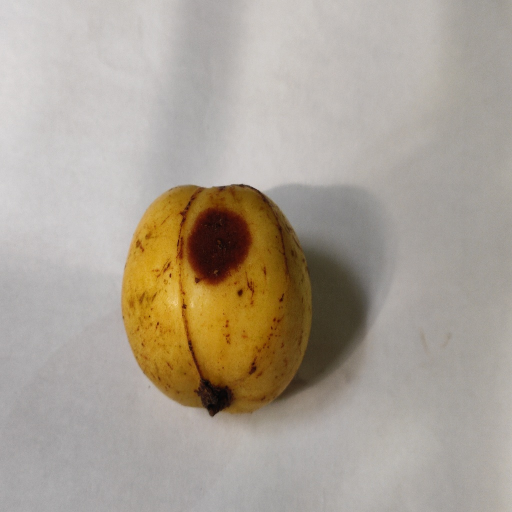
#> input picture BalancedDataset/Guava/Defect/Guava_Defect_001.jpg, 1024 x 1024 px (shown at 1/2 size); its folder holds only this picture in this run
$ python batch_damage_percentage.py
#> lines starting #> are read from the running program, lines starting #| are printed output that depends on the picture; after the words box and inside, x2 and y2 are one past the last pixel; in counts of white or black regions, pixels touching at a corner belong together
### src/blemish_detection/fruit_mask.py
import cv2
import numpy as np


def create_banana_mask(image):
    hsv = cv2.cvtColor(
        image,
        cv2.COLOR_BGR2HSV
    )

    lower_banana = np.array([0, 30, 15])
    upper_banana = np.array([50, 255, 255])

    banana_mask = cv2.inRange(
        hsv,
        lower_banana,
        upper_banana
    )

    return banana_mask

### src/blemish_detection/colour_segmentation.py
import cv2
import numpy as np


def colour_segmentation(image, banana_mask):
    hsv = cv2.cvtColor(
        image,
        cv2.COLOR_BGR2HSV
    )

    lower_blemish = np.array([0, 120, 15])
    upper_blemish = np.array([19, 255, 145])

    colour_mask = cv2.inRange(
        hsv,
        lower_blemish,
        upper_blemish
    )

    blemish_mask = cv2.bitwise_and(
        colour_mask,
        banana_mask
    )

    return blemish_mask

### src/blemish_detection/batch_damage_percentage.py
import cv2
import csv
from pathlib import Path

from fruit_mask import create_banana_mask
from colour_segmentation import colour_segmentation


PROJECT_ROOT = Path(__file__).resolve().parents[2]

image_folder = (
    PROJECT_ROOT
    / "data"
    / "quality"
    / "defect"
)

results_folder = (
    PROJECT_ROOT
    / "results"
    / "blemish_detection"
)

results_folder.mkdir(
    parents=True,
    exist_ok=True
)

csv_path = (
    results_folder
    / "blemish_percentage_results.csv"
)


image_files = (
    list(image_folder.glob("*.jpg"))
    + list(image_folder.glob("*.jpeg"))
    + list(image_folder.glob("*.png"))
)

if not image_files:
    print("No images found.")
    exit()


results = []


for image_path in image_files:

    image = cv2.imread(str(image_path))
#> image is the input picture: shape (1024, 1024, 3); mean B, G, R 148.9, 161.5, 170.8

    if image is None:
        print("Could not load:", image_path.name)
        continue

    image = cv2.resize(
        image,
        (600, 600)
    )
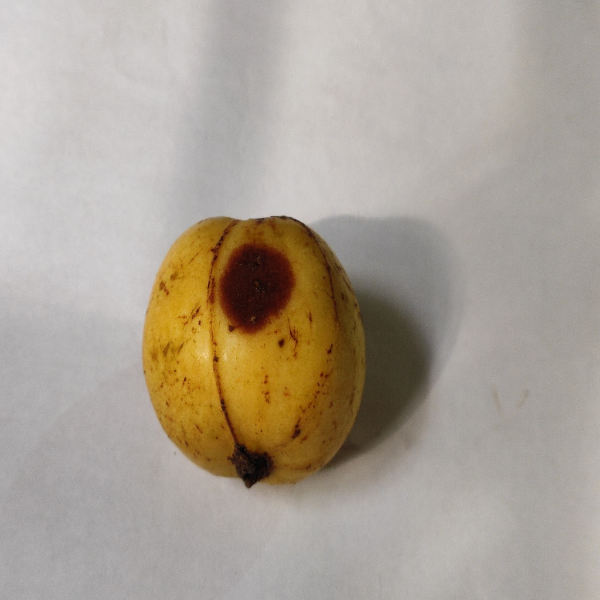
#> image: shape (600, 600, 3); mean B, G, R 148.7, 161.4, 170.7

    # Create banana ROI
    banana_mask = create_banana_mask(
        image
    )
#> in create_banana_mask, `hsv = cv2.cvtColor( image, cv2.COLOR_BGR2HSV )`: hsv: shape (600, 600, 3); mean H, S, V 34.1, 39.6, 170.7
#> in create_banana_mask, `banana_mask = cv2.inRange( hsv, lower_banana, upper_banana )`:
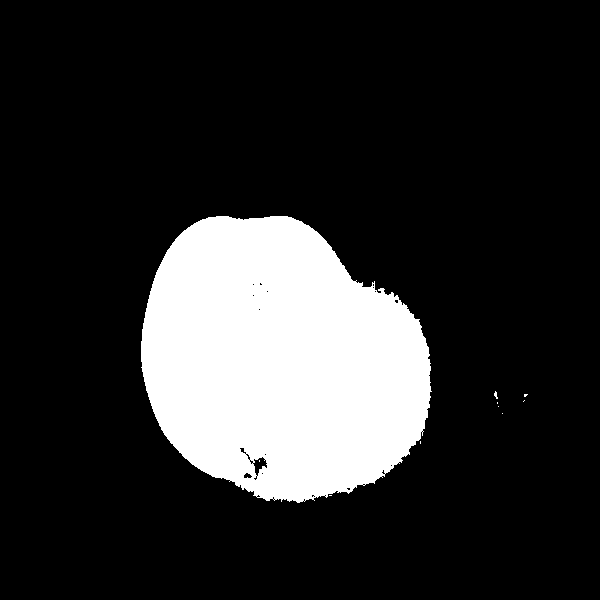
#> banana_mask: shape (600, 600); 17.6% white; 10 white regions (9 under 20 px), largest, box (x1, y1, x2, y2) and area: (141, 216, 432, 503) 63426

    # Colour-based blemish detection
    blemish_mask = colour_segmentation(
        image,
        banana_mask
    )
#> in colour_segmentation, `colour_mask = cv2.inRange( hsv, lower_blemish, upper_blemish )`:
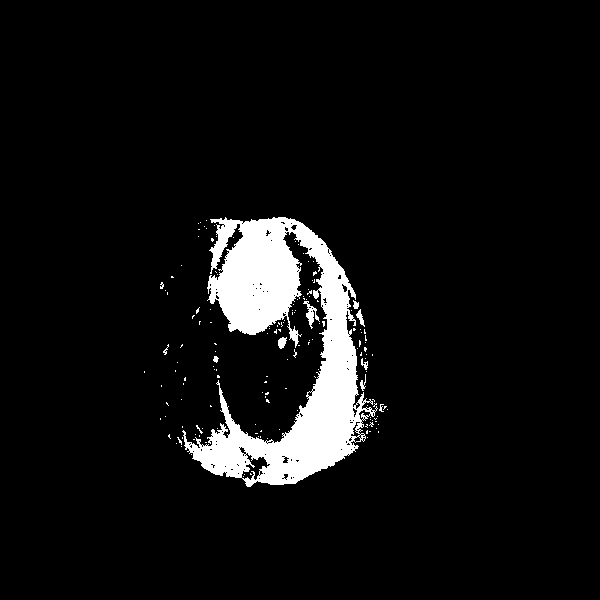
#> colour_mask: shape (600, 600); 6.3% white; 157 white regions (147 under 20 px), largest, box (x1, y1, x2, y2) and area: (182, 217, 378, 487) 21845, (303, 301, 320, 329) 161, (278, 337, 287, 349) 76

    # Ensure blemishes remain inside fruit ROI
    blemish_mask = cv2.bitwise_and(
        blemish_mask,
        banana_mask
    )

    # Count pixels
    fruit_pixels = cv2.countNonZero(
        banana_mask
    )
#> fruit_pixels = 63467

    blemish_pixels = cv2.countNonZero(
        blemish_mask
    )
#> blemish_pixels = 22815

    if fruit_pixels == 0:
        blemish_percentage = 0.0
    else:
        blemish_percentage = (
            blemish_pixels / fruit_pixels
        ) * 100
#> blemish_percentage = 35.95

    results.append({
        "Image": image_path.name,
        "Fruit Pixels": fruit_pixels,
        "Blemish Pixels": blemish_pixels,
        "Blemish Percentage": blemish_percentage
    })

    print(
        f"{image_path.name}: "
        f"{blemish_percentage:.2f}%"
    )
#| Guava_Defect_001.jpg: 35.95%


# Save CSV
with open(
    csv_path,
    "w",
    newline="",
    encoding="utf-8"
) as file:

    fieldnames = [
        "Image",
        "Fruit Pixels",
        "Blemish Pixels",
        "Blemish Percentage"
    ]

    writer = csv.DictWriter(
        file,
        fieldnames=fieldnames
    )

    writer.writeheader()

    for result in results:

        writer.writerow({
            "Image": result["Image"],
            "Fruit Pixels": result["Fruit Pixels"],
            "Blemish Pixels": result["Blemish Pixels"],
            "Blemish Percentage":
                f"{result['Blemish Percentage']:.2f}"
        })
#> this loop made 1 pass


print("\n====================================")
print("Batch processing completed!")
print("Results saved to:")
print(csv_path)
print("====================================")

$ run again, on BalancedDataset/Guava/Defect/Guava_Defect_047.jpg
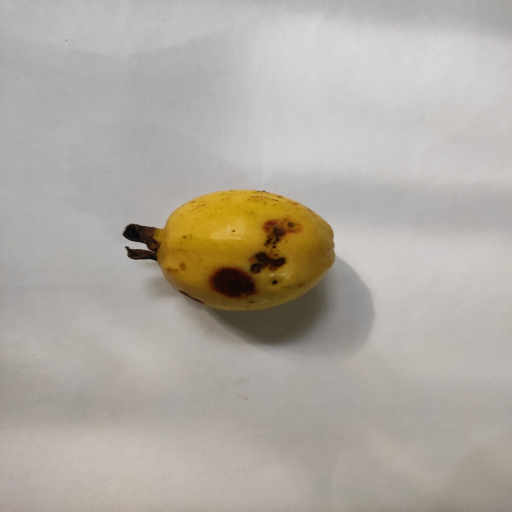
#> input picture BalancedDataset/Guava/Defect/Guava_Defect_047.jpg, 1024 x 1024 px (shown at 1/2 size)
#> image is the input picture: shape (1024, 1024, 3); mean B, G, R 162.1, 170.7, 176.4
#> image: shape (600, 600, 3)
#> hsv: shape (600, 600, 3); mean H, S, V 27.1, 24.8, 176.3
#> in create_banana_mask, `banana_mask = cv2.inRange( hsv, lower_banana, upper_banana )`:
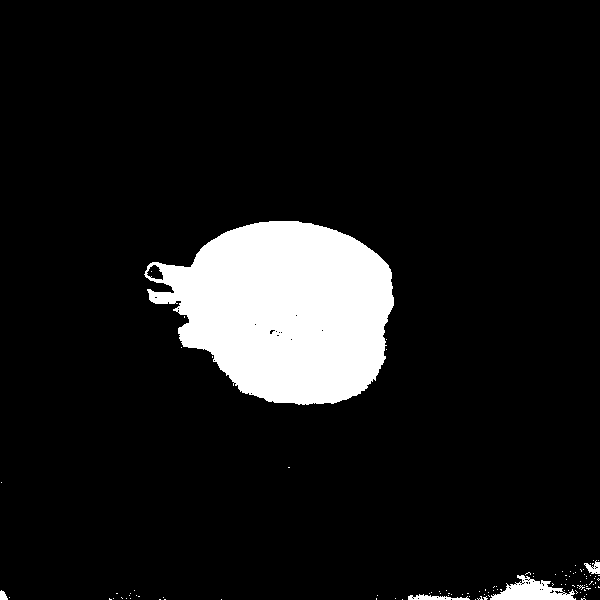
#> banana_mask: shape (600, 600); 9.5% white; 106 white regions (101 under 20 px), largest, box (x1, y1, x2, y2) and area: (144, 221, 394, 405) 32337, (490, 575, 576, 600) 1138, (408, 594, 470, 600) 212, (584, 560, 600, 574) 125, (0, 590, 8, 600) 57
#> in colour_segmentation, `colour_mask = cv2.inRange( hsv, lower_blemish, upper_blemish )`:
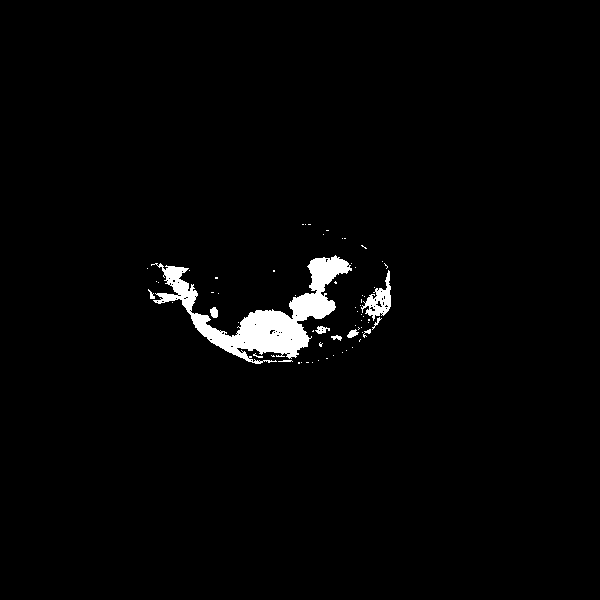
#> colour_mask: shape (600, 600); 2% white; 65 white regions (55 under 20 px), largest, box (x1, y1, x2, y2) and area: (151, 255, 352, 364) 6267, (361, 270, 391, 321) 591, (210, 307, 218, 318) 69
#> fruit_pixels = 34060
#> blemish_pixels = 7349
#> blemish_percentage = 21.58
#| Guava_Defect_047.jpg: 21.58%
#> the loop `for result in results: ` made 1 pass

$ run again, on BalancedDataset/Guava/Defect/Guava_Defect_052.jpg
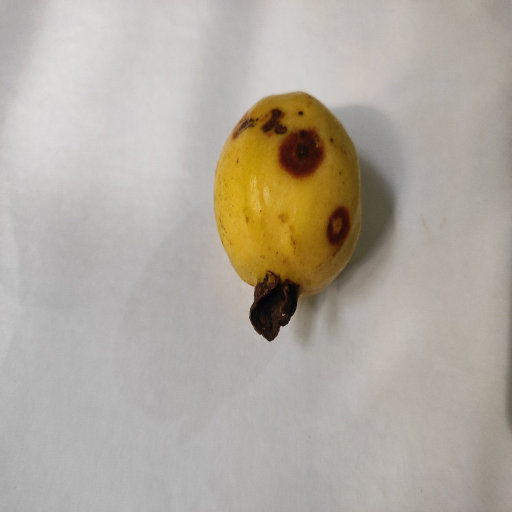
#> input picture BalancedDataset/Guava/Defect/Guava_Defect_052.jpg, 1024 x 1024 px (shown at 1/2 size)
#> image is the input picture: shape (1024, 1024, 3); mean B, G, R 159.6, 170.1, 177.1
#> image: shape (600, 600, 3)
#> hsv: shape (600, 600, 3); mean H, S, V 25.2, 29.7, 177
#> in create_banana_mask, `banana_mask = cv2.inRange( hsv, lower_banana, upper_banana )`:
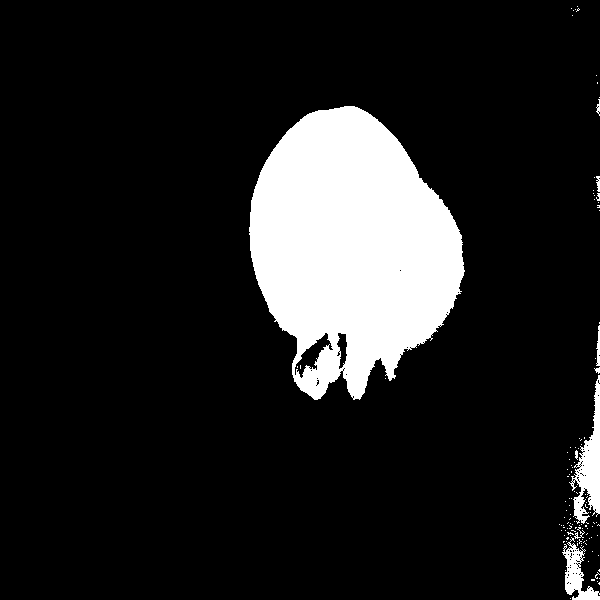
#> banana_mask: shape (600, 600); 12.9% white; 117 white regions (107 under 20 px), largest, box (x1, y1, x2, y2) and area: (249, 106, 465, 400) 43179, (569, 375, 600, 524) 1915, (562, 537, 600, 600) 952
#> in colour_segmentation, `colour_mask = cv2.inRange( hsv, lower_blemish, upper_blemish )`:
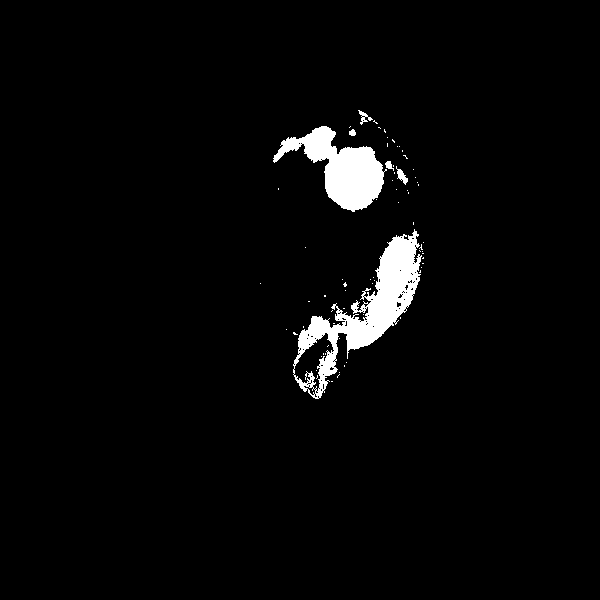
#> colour_mask: shape (600, 600); 3% white; 71 white regions (65 under 20 px), largest, box (x1, y1, x2, y2) and area: (293, 229, 422, 399) 6099, (273, 126, 387, 212) 4214, (396, 166, 408, 185) 94, (358, 110, 373, 125) 77, (385, 161, 394, 171) 48, (349, 129, 356, 136) 37
#> fruit_pixels = 46544
#> blemish_pixels = 10724
#> blemish_percentage = 23.04
#| Guava_Defect_052.jpg: 23.04%
#> the loop `for result in results: ` made 1 pass

$ run again, on BalancedDataset/Guava/Defect/Guava_Defect_002.jpg
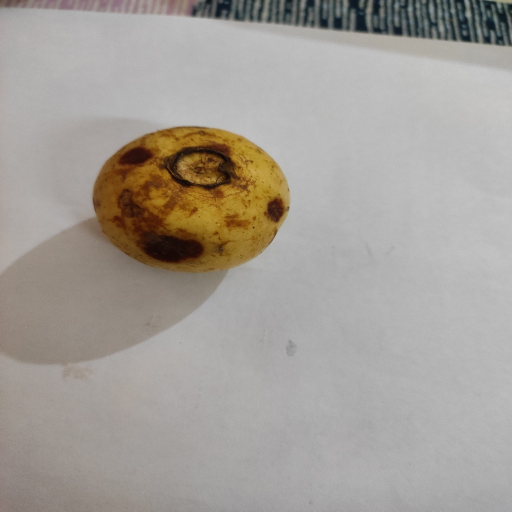
#> input picture BalancedDataset/Guava/Defect/Guava_Defect_002.jpg, 1024 x 1024 px (shown at 1/2 size)
#> image is the input picture: shape (1024, 1024, 3); mean B, G, R 152.3, 158.7, 163.9
#> image: shape (600, 600, 3)
#> hsv: shape (600, 600, 3); mean H, S, V 21.3, 25.6, 164.2
#> in create_banana_mask, `banana_mask = cv2.inRange( hsv, lower_banana, upper_banana )`:
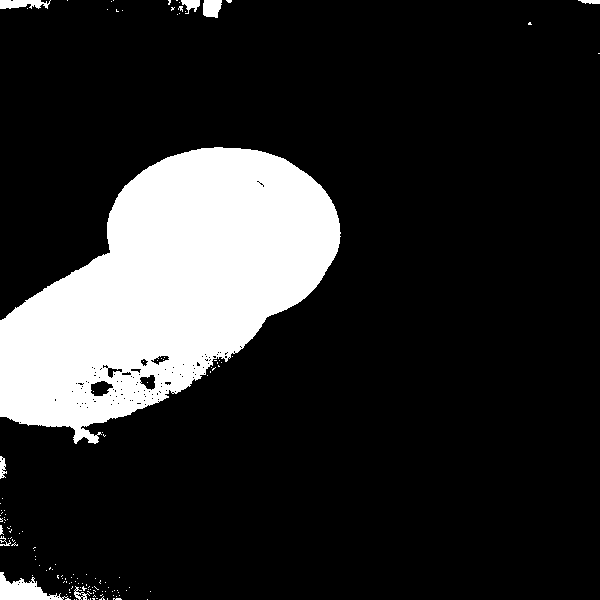
#> banana_mask: shape (600, 600); 16.8% white; 138 white regions (128 under 20 px), largest, box (x1, y1, x2, y2) and area: (0, 147, 341, 444) 58232, (0, 572, 71, 600) 919, (0, 0, 51, 9) 340
#> in colour_segmentation, `colour_mask = cv2.inRange( hsv, lower_blemish, upper_blemish )`:
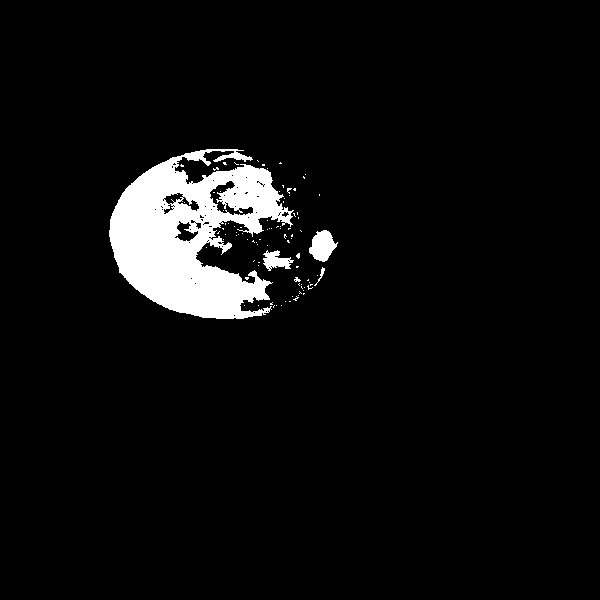
#> colour_mask: shape (600, 600); 5.3% white; 91 white regions (86 under 20 px), largest, box (x1, y1, x2, y2) and area: (109, 149, 294, 319) 17692, (309, 230, 338, 262) 588, (263, 250, 294, 271) 355, (314, 267, 325, 286) 43, (294, 277, 301, 282) 21
#> fruit_pixels = 60559
#> blemish_pixels = 18965
#> blemish_percentage = 31.32
#| Guava_Defect_002.jpg: 31.32%
#> the loop `for result in results: ` made 1 pass
